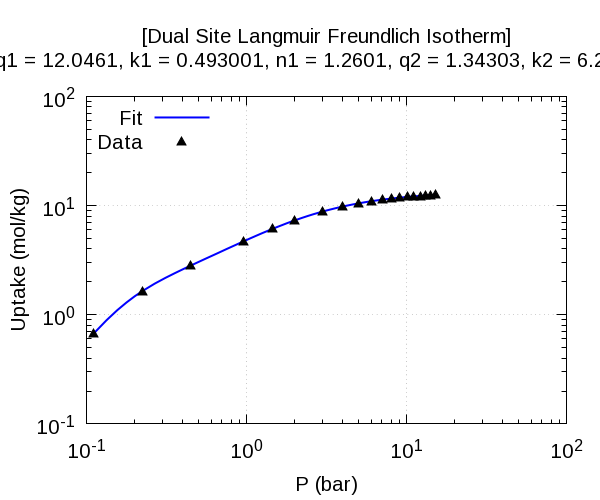

This chart was generated by the following gnuplot code:
set title"[Dual Site Langmuir Freundlich Isotherm]\n[Parameters] q1 = 12.0461, k1 = 0.493001, n1 = 1.2601, q2 = 1.34303, k2 = 6.23974, n2 = 2.60322"
set term pngcairo size 600,500 font 'Arial,15'
set output "co2_cubtc.dat.png"
set xtics format '10^{%L}'
set ytics format '10^{%L}'
set xlabel 'P (bar)'
set ylabel 'Uptake (mol/kg)'
set style line 1 lc rgb 'blue'  lw 2
set style line 2 lc rgb 'black' ps 1.5 pt 9
set grid
set key left
set logscale xy
plot '-' w l ls 1 title 'Fit', '-' w p ls 2 title 'Data'
       0.111111       0.675822
       0.133333       0.891556
       0.155555        1.10124
       0.177778         1.2972
            0.2         1.4768
       0.222222        1.64051
       0.266666        1.92814
       0.311111        2.17713
       0.355555        2.40099
            0.4        2.60835
       0.444444        2.80443
       0.548148         3.2332
       0.651852        3.63433
       0.755555        4.01407
       0.859259        4.37471
       0.962963        4.71731
        1.05926        5.01995
        1.15555        5.30823
        1.25185         5.5827
        1.34814        5.84395
        1.44444        6.09257
        1.55555        6.36455
        1.66666        6.62145
        1.77778         6.8642
        1.88889        7.09367
              2        7.31069
            2.2        7.67252
            2.4         8.0009
            2.6        8.29964
            2.8        8.57209
              3        8.82119
            3.2        9.04953
            3.4        9.25934
            3.6         9.4526
            3.8        9.63102
              4        9.79612
        4.20741        9.95467
        4.41482        10.1016
        4.62222        10.2381
        4.82963        10.3651
        5.03704        10.4835
        5.23704        10.5903
        5.43704        10.6905
        5.63704        10.7846
        5.83704        10.8732
        6.03704        10.9567
        6.24445        11.0383
        6.45185        11.1152
        6.65926        11.1878
        6.86666        11.2565
        7.07407        11.3215
        7.07407        11.3215
        7.27407         11.381
        7.47407        11.4376
        7.67407        11.4914
        7.87407        11.5426
        8.07407        11.5915
        8.27407        11.6382
        8.47407        11.6827
        8.67407        11.7253
        8.87407        11.7661
        9.07407        11.8051
        9.07407        11.8051
        9.28148        11.8439
        9.48888         11.881
        9.69629        11.9166
        9.90369        11.9507
        10.1111        11.9835
        10.3111        12.0138
        10.5111        12.0431
        10.7111        12.0712
        10.9111        12.0983
        11.1111        12.1245
        11.1111        12.1245
        11.3185        12.1506
        11.5259        12.1758
        11.7333        12.2001
        11.9407        12.2235
        12.1481        12.2462
        12.3481        12.2673
        12.5481        12.2877
        12.7481        12.3075
        12.9481        12.3267
        13.1481        12.3452
        13.1481        12.3452
        13.3481        12.3632
        13.5481        12.3807
        13.7481        12.3976
        13.9481         12.414
        14.1481          12.43
        14.1481          12.43
        14.3555        12.4461
        14.5629        12.4617
        14.7704        12.4768
        14.9778        12.4915
e
       0.111111       0.675627
       0.222222        1.64158
       0.444444        2.79928
       0.962963         4.7264
        1.44444        6.13799
              2        7.22581
              3        8.82258
              4        9.80645
        5.03704        10.4994
        6.03704        10.9671
        7.07407        11.3375
        8.07407        11.6117
        9.07407        11.8536
        10.1111        11.9982
        11.1111        12.0789
        12.1481        12.2234
        13.1481        12.3041
        14.1481         12.417
        15.1852        12.5293
